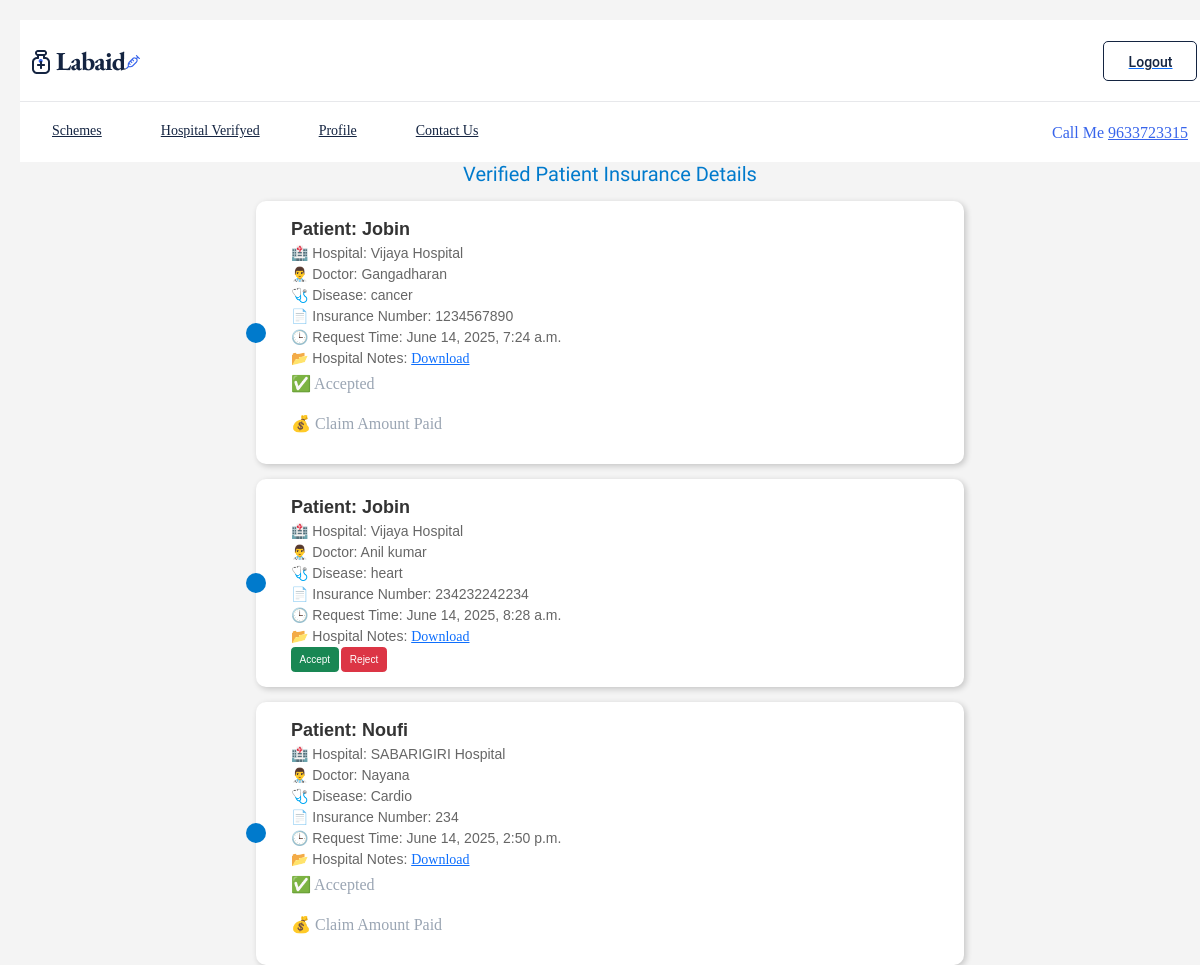
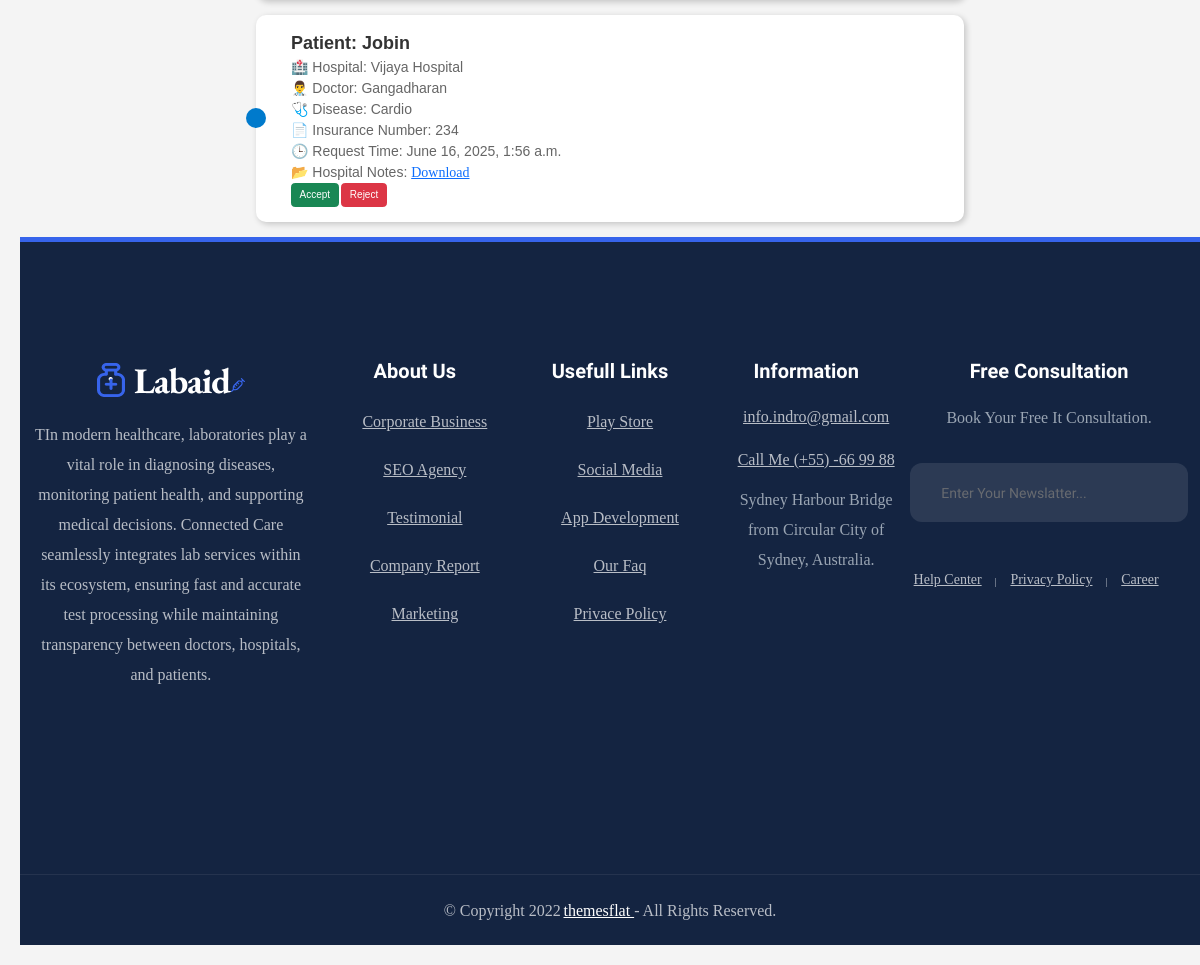
/verified_list (signed in), run on the app's committed database (2 pictures, top to bottom).
### hosp_app/models.py (models this page shows, shortened)
class Ins_pat(models.Model):
    pat_id=models.ForeignKey(Patient,on_delete=models.CASCADE)
    hosp_id=models.ForeignKey(Hosp,on_delete=models.CASCADE)
    disease_name =models.CharField(max_length=100)
    doc_name=models.CharField(max_length=100)
    ins_num =models.CharField(max_length=100)
    details =models.CharField(max_length=100)
    curr_date=models.DateTimeField(auto_now_add=True)
    status = models.IntegerField(default=0)
    sa = models.IntegerField(default=0)
    file = models.FileField(upload_to="hospital_notes/", blank=True, null=True)
    amt=models.CharField(max_length=100)
    ins_amt_status=models.IntegerField(default=0)

class Patient(models.Model):
    name = models.CharField(max_length=100)
    address = models.CharField(max_length=100)
    gender = models.CharField(max_length=100)
    age = models.CharField(max_length=100)
    contact = models.CharField(max_length=100)
    loginid = models.ForeignKey(Login, on_delete=models.CASCADE)
    pr_number = models.CharField(max_length=15, unique=True, blank=True, null=True)

class Hosp(models.Model):
    name=models.CharField(max_length=100)
    address=models.CharField(max_length=100)
    dist=models.CharField(max_length=100)
    city=models.CharField(max_length=100)
    contact=models.CharField(max_length=100)
    loginid=models.ForeignKey('Login',on_delete=models.CASCADE)

### hosp_app/views.py (the view)
# urls.py: path('verified_list',views.verified_list,name='verified_list'),
def verified_list(request):
    if 'user_id' in request.session:
        verifyed = Ins_pat.objects.filter(status=1)
        return render(request, "verified_list.html", {"verifyed": verifyed})
    else:
        return redirect('login')

### hosp_app/templates/verified_list.html (shortened to what this page needs)
{% extends "ins_header.html" %}
{% block content %}
<!DOCTYPE html>
<html lang="en">
<head>
    <link rel="stylesheet" href="https://cdn.jsdelivr.net/npm/bootstrap@5.3.0/dist/css/bootstrap.min.css">
</head>
<body>
    <h2>Verified Patient Insurance Details</h2>
    <div class="timeline">
        {% for request in verifyed %}
        <div class="event">
            <div class="circle"></div>
            <div class="content">
                <div class="title">Patient: {{ request.pat_id.name }}</div>
                <div class="details">🏥 Hospital: {{ request.hosp_id.name }}</div>
                <div class="details">👨‍⚕️ Doctor: {{ request.doc_name }}</div>
                <div class="details">🩺 Disease: {{ request.disease_name }}</div>
                <div class="details">📄 Insurance Number: {{ request.ins_num }}</div>
                <div class="details">🕒 Request Time: {{ request.curr_date }}</div>
                {% if request.file %}
                    <div class="details">📂 Hospital Notes: <a href="{{ request.file.url }}"  download>Download</a></div>
                {% else %}
                    <p class="details">📂 No hospital notes uploaded.</p>
                {% endif %}
                <div class="actions">
                    {% if request.sa == 0 %}
                        <a href="{% url 'ins_accept' request.id 'accept' %}" class="btn btn-success">Accept</a>
                        <a href="{% url 'ins_accept' request.id 'reject' %}" class="btn btn-danger">Reject</a>
                    {% elif request.sa == 1 %}
                        <p class="verified">✅ Accepted</p>
                        {% if request.ins_amt_status == 0 %}
                            <a href="{% url 'claim_amt_tr' request.id %}" class="btn btn-warning">Claim Amount Transfer</a>
                        {% elif request.ins_amt_status == 1 %}
                            <p class="verified">💰 Claim Amount Paid</p>
                        {% endif %}
                    {% elif request.sa == 2 %}
                        <p class="rejected">❌ Rejected</p>
                 {% endif %}
                </div>
            </div>
        </div>
        {% empty %}
        <p>No verified insurance requests found.</p>
        {% endfor %}
    </div>
</body>
</html>
{% endblock %}

### hosp_app/templates/ins_header.html (shortened to what this page needs)
{% load static %}
<!DOCTYPE html>
<html xmlns="http://www.w3.org/1999/xhtml" xml:lang="en-US" lang="en-US">
<head>
    <link rel="stylesheet" type="text/css" href="{% static 'lab/assets/css/style.css' %}">
    <link rel="stylesheet" type="text/css" href="{% static 'lab/assets/css/responsive.css' %}">
</head>
<body class="body header-fixed home2 home counter-scroll">
    <div id="wrapper">
        <div id="page" class="clearfix">
            <div id="top-bar-bt">
                <div class="container-TFL">
                    <div class="row">
                        <div class="col-lg-12 col-md-12">
                            <div class="inner flex-one">
                                <div id="site-logo-left" class="clearfix">
                                    <div id="site-logo-inner">
                                        <a href="index.html" rel="home" class="main-logo">
                                            <img id="logo_header" src="{% static 'lab/assets/images/logo/Logo.png' %}" alt="img"
                                                width="146" height="65">
                                        </a>
                                    </div>
                                </div>
                                </div>
                                <div class="flat-button-top">
                                    <a href="logout" class="sc-button btn-1"><span>Logout
                                        </span></a>
                                </div>
                            </div>
                        </div>
                    </div>
                </div>
            </div>
            <header id="header_main" class="header_1 js-header">
                <div class="container-TFL">
                    <div class="row">
                        <div class="col-md-12">
                            <div id="site-header-inner">
                                <div class="wrap-box relative">
                                    <nav id="main-nav" class="main-nav">
                                        <ul id="menu-primary-menu" class="menu">
                                            <li><a href="ins_scheme">Schemes</a></li>
                                            <li><a href="verified_list">Hospital verifyed</a></li>
                                            <li><a href="inc_pro_edit">Profile</a></li>
                                            <li class="menu-item">
                                                <a href="contact.html">Contact Us</a>
                                            </li>
                                        </ul>
                                    </nav>
                                    <div class="social">
                                        <div class="wrap-call">
                                            <h4>Call Me <a href="#">9633723315</a></h4>
                                        </div>
                                    </div>
                                </div>
                            </div>
                        </div>
                    </div>
                </div>
            </header>
            {% block content %}
            {% endblock %}
        <footer id="footer" class="clearfix">
            <div class="container-TFL">
                <div class="row">
                    <div class="col-lg-3 col-md-12 col-12">
                        <div class="widget widget-logo">
                            <div class="logo-footer" id="logo-footer">
                                <a href="index.html">
                                    <img id="logo_footer" src="{% static 'lab/assets/images/logo/Logo-footer.png' %}" alt="Labaid">
                                </a>
                            </div>
                            <p class="sub-widget-logo">TIn modern healthcare, laboratories play a vital role in diagnosing diseases, monitoring patient health, and supporting medical decisions. Connected Care seamlessly integrates lab services within its ecosystem, ensuring fast and accurate test processing while maintaining transparency between doctors, hospitals, and patients.</p>
                        </div>
                        <div class="widget-social style-1 mg-t32">
                            <ul>
                                <li><a href="#"><i class="fab fa-facebook-f"></i></a></li>
                                <li><a href="#"><i class="fab fa-twitter"></i></a>
                                </li>
                                <li class="style-2"><a href="#"><i class="fab fa-linkedin-in"></i></a></li>
                                <li class="style-2"><a href="#"><i class="fab fa-instagram"></i></a></li>
                            </ul>
                        </div>
                    </div>
                    <div class="col-lg-2 col-md-4 col-sm-5 ">
                        <div class="widget widget-menu style-1">
                            <h5 class="title-widget">About Us</h5>
                            <ul>
                                <li><a href="about.html">Corporate Business</a></li>
                                <li><a href="about.html">SEO Agency</a></li>
                                <li><a class="active" href="testimonials.html"> Testimonial </a></li>
                                <li>
                                    <a href="careerspage.html"> Company Report </a>
                                </li>
                                <li><a href="service-page.html"> Marketing </a></li>
                            </ul>
                        </div>
                    </div>
                    <div class="col-lg-2 col-md-4 col-sm-7 ">
                        <div class="widget widget-menu style-2">
                            <h5 class="title-widget">Usefull Links</h5>
                            <ul>
                                <li><a href="#">Play Store</a></li>
                                <li><a href="#">Social Media</a></li>
                                <li><a href="#">App Development</a>
                                </li>
                                <li><a href="faq.html">Our Faq</a></li>
                                <li><a href="#">Privace Policy</a></li>
                            </ul>
                        </div>
                    </div>
                    <div class="col-lg-2 col-md-4 col-sm-5">
                        <div class="widget widget-menu fl-st-3">
                            <h5 class="title-widget">Information</h5>
                            <ul>
                                <li><a href="mailto:info.indro@gmail.com">info.indro@gmail.com
                                    </a></li>
                                <li><a href="tel:(+55)-669988">Call Me (+55) -66 99 88</a></li>
                                <li>
                                    <p> Sydney Harbour Bridge from
                                        Circular City of Sydney, Australia.
                                    </p>
                                </li>
                            </ul>
                        </div>
                    </div>
                    <div class="col-lg-3 col-md-6 col-sm-7 ">
                        <div class="widget widget-menu style-4">
                            <h5 class="title-widget">Free Consultation</h5>
                            <p>Book Your Free It Consultation.</p>
                            <div class="form-subcribe">
                                <form id="subscribe-form" action="#" method="GET" accept-charset="utf-8"
                                    class="form-submit">
                                    <input name="email" value="" class="email" type="email"
                                        placeholder="Enter Your Newslatter..." required="">
                                </form>
                            </div>
                            <div class="content-submit">
                                <a href="contact.html"> Help center</a>
                                <a href="#">Privacy Policy</a>
                                <a class="style" href="#">career</a>
                            </div>
                        </div>
                    </div>
                </div>
            </div>
        </footer>
            <div id="bottom" class="bottom-type1 position-relative">
                <div class="container-TFL">
                    <div class="bottom-wrap text-center">
                        <div id="wrap-bottom">
                            <span> © Copyright 2022</span>
                            <a href="#">themesflat </a><span class="license">- All
                                Rights
                                Reserved.</span>
                        </div>
                    </div>
                </div>
            </div>
        </div>
</body>
</html>

### hosp_app/templates/verified_list.html (style rules this page uses)
body { font-family: Arial, sans-serif; background: #f4f4f4; text-align: center; padding: 20px; }
h2 { color: #007acc; }
.timeline { width: 60%; margin: auto; position: relative; }
.event { display: flex; align-items: center; background: white; border-radius: 10px; padding: 15px; margin: 15px 0; box-shadow: 2px 2px 6px rgba(0, 0, 0, 0.2); position: relative; }
.circle { width: 20px; height: 20px; background: #007acc; border-radius: 50%; position: absolute; left: -10px; }
.content { flex: 1; text-align: left; padding-left: 20px; }
.title { font-size: 18px; font-weight: bold; color: #333; }
.details { font-size: 14px; color: #666; }

### data on the page
Ins_pat: pat_id.name "Jobin", hosp_id.name "Vijaya Hospital", doc_name "Gangadharan", disease_name "cancer", ins_num "1234567890", curr_date "June 14, 2025, 7:24 a.m.", sa "✅ Accepted"
Ins_pat: pat_id.name "Jobin", hosp_id.name "Vijaya Hospital", doc_name "Anil kumar", disease_name "heart", ins_num "234232242234", curr_date "June 14, 2025, 8:28 a.m.", sa "Accept"
Ins_pat: pat_id.name "Noufi", hosp_id.name "SABARIGIRI Hospital", doc_name "Nayana", disease_name "Cardio", ins_num "234", curr_date "June 14, 2025, 2:50 p.m.", sa "✅ Accepted"
Ins_pat: pat_id.name "Jobin", hosp_id.name "Vijaya Hospital", doc_name "Gangadharan", disease_name "Cardio", ins_num "234", curr_date "June 16, 2025, 1:56 a.m.", sa "Accept"
